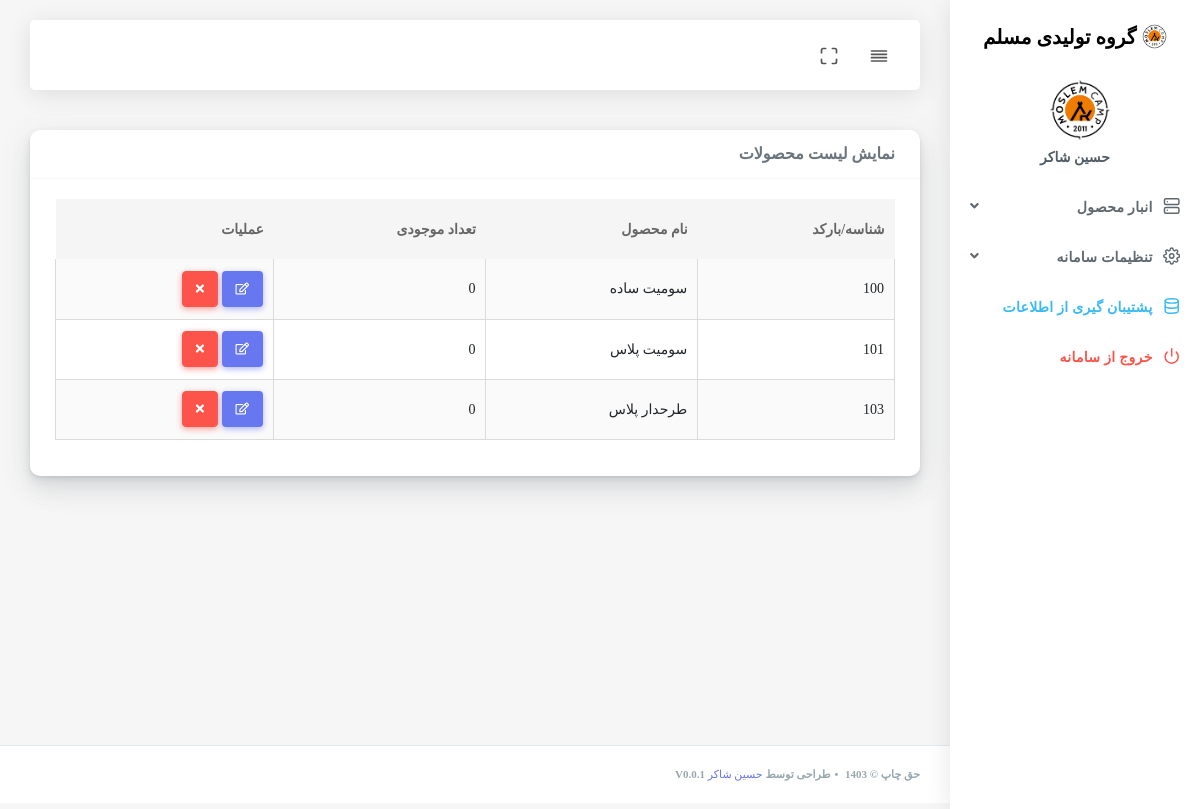
The app's page /inc/addons/products/productslist.php (signed in) with its own data.
### tables this page shows
CREATE TABLE `options` (
  `id` int(11) NOT NULL AUTO_INCREMENT,
  `sitename` mediumtext NOT NULL,
  `logo` mediumtext NOT NULL,
  PRIMARY KEY (`id`)
);

CREATE TABLE `products` (
  `id` int(11) NOT NULL AUTO_INCREMENT,
  `product_name` text NOT NULL,
  `productqr` int(11) NOT NULL,
  `minStock` int(11) NOT NULL,
  `stock` int(11) NOT NULL,
  PRIMARY KEY (`id`)
);

### inc/functions.php (called while the page is built)
<?php
function getColumnValue($connection, $columnName,$tablename) {
    $sql = "SELECT $columnName FROM $tablename";
    $result = mysqli_query($connection, $sql);
    $row = mysqli_fetch_assoc($result);
    return $row[$columnName];
}

### inc/addons/products/productslist.php (the view, shortened to what this page needs)
<?php
$title_page = "نمایش لیست محصولات ";
require_once '../../../header.php';
$sql = "SELECT * FROM products";
$result = $connection->query($sql);
?>
<div class="main-content">
    <nav class="row">
        <div class="col-12">
            <div class="card">
                <div class="card-header">
                    <h4><?php echo $title_page;  ?></h4>
                </div>
                <div class="card-body">
                    <div class="table-responsive">
                        <?php if ($result->num_rows > 0) : ?>
                            <table class="table table-striped table-hover" id="tableExport" style="width:100%;">
                                <thead>
                                    <tr>
                                        <th>شناسه/بارکد</th>
                                        <th>نام محصول</th>
                                        <th>تعداد موجودی</th>
                                        <th>عملیات</th>
                                    </tr>
                                </thead>
                                <tbody>
                                    <?php while ($row = $result->fetch_assoc()) : ?>
                                        <tr>
                                            <td><?php echo $row['productqr']; ?></td>
                                            <td><?php echo $row['product_name']; ?></td>
                                            <td><?php echo $row['stock']; ?></td>
                                            <td>
                                                <a href="edit-product.php?id=<?php echo $row['id']; ?>" class="btn btn-icon btn-primary"><i class="far fa-edit"></i></a>
                                                <a href="productslist.php?del=<?php echo $row['id']; ?>" class="btn btn-icon btn-danger"><i class="fas fa-times"></i></a>
                                            </td>
                                        </tr>
                                    <?php endwhile; ?>
                                </tbody>
                            </table>
                        <?php else : ?>
                            <div class="alert alert-info">
                                هیچ محصول اولیه‌ای یافت نشد.
                            </div>
                        <?php endif; ?>
                    </div>
                </div>
            </div>
        </div>
    </div>
</div>
<?php require_once '../../../footer.php'; ?>

### header.php (shortened to what this page needs)
<?php
$base_url2 = (isset($_SERVER['HTTPS']) && $_SERVER['HTTPS'] === 'on' ? "https" : "http") . "://" . $_SERVER['HTTP_HOST'];
$base_url=$base_url2 . '/moslem';
require_once 'database.php';
require_once 'inc/functions.php';
?>
<!DOCTYPE html>
<html lang="Fa">
<head>
    <link rel="stylesheet" href="<?php echo $base_url; ?>/assets/css/app.min.css">
    <link rel="stylesheet" href="<?php echo $base_url; ?>/assets/bundles/datatables/datatables.min.css">
    <link rel="stylesheet" href="<?php echo $base_url; ?>/assets/bundles/datatables/DataTables-1.10.16/css/dataTables.bootstrap4.min.css">
    <link rel="stylesheet" href="<?php echo $base_url; ?>/assets/bundles/jqvmap/dist/jqvmap.min.css">
    <link rel="stylesheet" href="<?php echo $base_url; ?>/assets/bundles/weather-icon/css/weather-icons.min.css">
    <link rel="stylesheet" href="<?php echo $base_url; ?>/assets/bundles/weather-icon/css/weather-icons-wind.min.css">
    <link rel="stylesheet" href="<?php echo $base_url; ?>/assets/bundles/summernote/summernote-bs4.css">
    <link rel="stylesheet" href="<?php echo $base_url; ?>/assets/bundles/bootstrap-daterangepicker/daterangepicker.css">
    <link rel="stylesheet" href="<?php echo $base_url; ?>/assets/bundles/bootstrap-colorpicker/dist/css/bootstrap-colorpicker.min.css">
    <link rel="stylesheet" href="<?php echo $base_url; ?>/assets/bundles/select2/dist/css/select2.min.css">
    <link rel="stylesheet" href="<?php echo $base_url; ?>/assets/bundles/jquery-selectric/selectric.css">
    <link rel="stylesheet" href="<?php echo $base_url; ?>/assets/bundles/bootstrap-timepicker/css/bootstrap-timepicker.min.css">
    <link rel="stylesheet" href="<?php echo $base_url; ?>/assets/bundles/bootstrap-tagsinput/dist/bootstrap-tagsinput.css">
    <link rel="stylesheet" href="<?php echo $base_url; ?>/assets/css/style.css">
    <link rel="stylesheet" href="<?php echo $base_url; ?>/assets/css/components.css">
    <link rel="stylesheet" href="<?php echo $base_url; ?>/assets/css/custom.css">
</head>
<body class="">
<div id="app">
    <div class="main-wrapper main-wrapper-1">
        <div class="navbar-bg"></div>
        <nav class="navbar navbar-expand-lg main-navbar">
            <div class="form-inline mr-auto">
                <ul class="navbar-nav mr-3">
                    <li><a href="#" data-toggle="sidebar" class="nav-link nav-link-lg
									collapse-btn"> <i data-feather="align-justify"></i></a></li>
                    <li><a href="#" class="nav-link nav-link-lg fullscreen-btn">
                            <i data-feather="maximize"></i>
                        </a></li>
                </ul>
            </div>
        </nav>
        <?php
require_once 'menu.php';
?>

### menu.php (shortened to what this page needs)
<div class="main-sidebar sidebar-style-2">
    <aside id="sidebar-wrapper">
        <div class="sidebar-brand">
            <a href="<?php echo $base_url; ?>/index.php"> <img alt="تصویر" src="<?php echo $base_url; ?>/assets/img/logo-m.png" class="header-logo"> <span class="logo-name">
                <?php
$columnName = "sitename";
$tablename="options";
$value = getColumnValue($connection, $columnName,$tablename);
echo "$value";
                ?>
            </span>
            </a>
        </div>
        <div class="sidebar-user">
            <div class="sidebar-user-picture">
                <img alt="تصویر" src="<?php echo $base_url; ?>/assets/img/logo-m.png">
            </div>
            <div class="sidebar-user-details">
                <div class="user-name"><?php echo $_SESSION["username"];?></div>
                    <?php
    $accessArray = explode(',', $_SESSION["access"]);
    ?>
            </div>
        </div>
        <ul class="sidebar-menu">
            <?php  if (in_array(6, $accessArray) || in_array(7, $accessArray) || in_array(8, $accessArray) || in_array(9, $accessArray) || in_array(10, $accessArray)) {?>
            <li class="dropdown ">
                <a href="#" class="nav-link has-dropdown"><i data-feather="server"></i><span>انبار محصول</span></a>
                <?php  } ?>
                    <?php  if (in_array(6, $accessArray) || in_array(7, $accessArray) || in_array(8, $accessArray) || in_array(9, $accessArray) || in_array(10, $accessArray)) {?>
            </li>
            <?php  } ?>
            <?php  if (in_array(20, $accessArray) || in_array(21, $accessArray) || in_array(22, $accessArray)|| in_array(25, $accessArray)|| in_array(26, $accessArray) ) {?>
            <li class="dropdown ">
                <a href="#" class="nav-link has-dropdown"><i data-feather="settings"></i><span>تنظیمات سامانه</span></a>
                <?php  } ?>
                <?php  if (in_array(20, $accessArray) || in_array(21, $accessArray) || in_array(22, $accessArray)|| in_array(25, $accessArray)|| in_array(26, $accessArray) ) {?>
            </li>
            <?php  } ?>
            <?php if (in_array(24, $accessArray)) {?>
            <li><a class="nav-link text-info" href="<?php echo $base_url; ?>/backup.php"><i data-feather="database"></i><span>پشتیبان گیری از اطلاعات</span></a></li>
            <?php  } ?>
            <li><a class="nav-link text-danger" href="<?php echo $base_url; ?>/exit.php"><i data-feather="power"></i><span class="text-danger">خروج از سامانه</span></a></li>
        </ul>
    </aside>
</div>

### footer.php (shortened to what this page needs)
<footer class="main-footer">
    <div class="footer-left">
        حق چاپ © 1403 <div class="bullet"></div>طراحی توسط <a href="https://hshaker.ir/">حسین شاکر</a> v0.0.1
    </div>
</footer>
</div>
</body>
</html>

### header.php (style rules this page uses)
tbody>tr>td { border: 1px solid #dbdbdb; }

### records on screen
options: sitename "گروه تولیدی مسلم"
products: productqr "100", product_name "سومیت ساده", stock "0"
products: productqr "101", product_name "سومیت پلاس", stock "0"
products: productqr "103", product_name "طرحدار پلاس", stock "0"

### other values on screen
$_SESSION["username"] "حسین شاکر"
$title_page "نمایش لیست محصولات"
